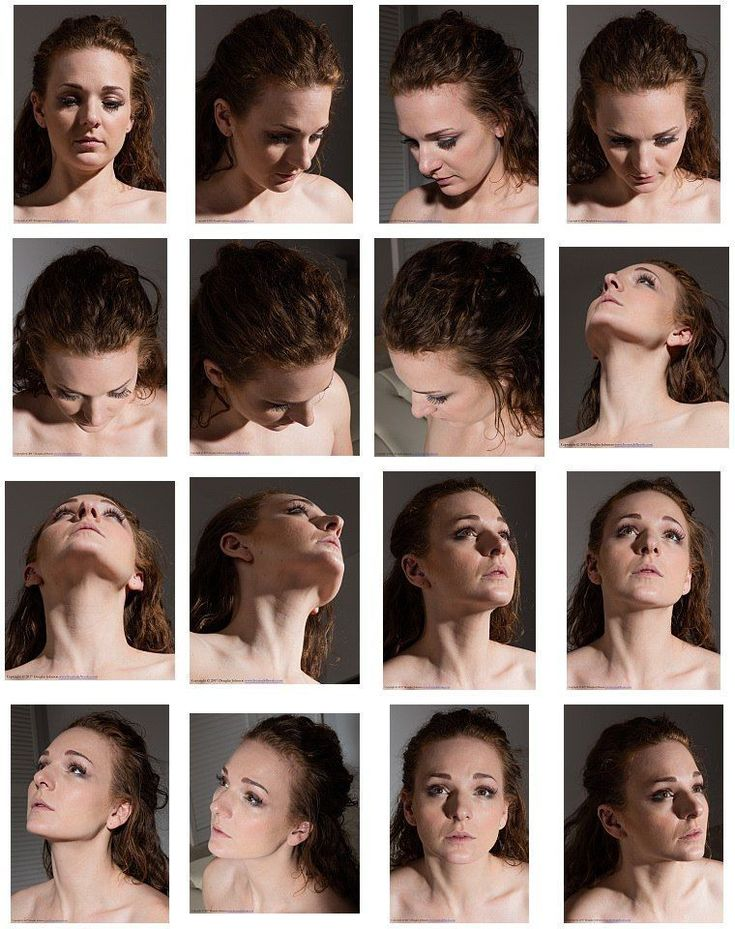
#> input picture CV/test_images/PortraitAngle3.png, 735 x 929 px, given in place of PortraitAngle1.png, which was not available
$ python PortraitAngleTest.py
#> lines starting #> are read from the running program, lines starting #| are printed output that depends on the picture; after the words box and inside, x2 and y2 are one past the last pixel; in counts of white or black regions, pixels touching at a corner belong together; pictures that were not available may be replaced by others from this repository, and a replacement may not be noted
import cv2
import numpy as np


def DisplayHaarCascadeBox(image, object_group):
    for (x, y, w, h) in object_group:
        cv2.rectangle(image, (x, y), (x + w, y + h), (0, 0, 255), 2)

def PortraitAngleTest(filename, image_ratio=.7):
#> called with filename = 'test_images/PortraitAngle1.png', image_ratio = 0.7
    face = cv2.CascadeClassifier("haarcascade_frontalface_default.xml")
    profile = cv2.CascadeClassifier("haarcascade_profileface.xml")
    eye = cv2.CascadeClassifier("haarcascade_eye.xml")

    image_original = cv2.imread(filename)
#> image_original is the input picture: shape (929, 735, 3); mean B, G, R 110.5, 118.1, 136.2
    image_original = cv2.resize(image_original,
                                (0, 0),
                                fx=image_ratio,
                                fy=image_ratio,
                                interpolation=cv2.INTER_NEAREST)
#> image_original: shape (650, 514, 3)

    gray = cv2.cvtColor(image_original, cv2.COLOR_BGR2GRAY)
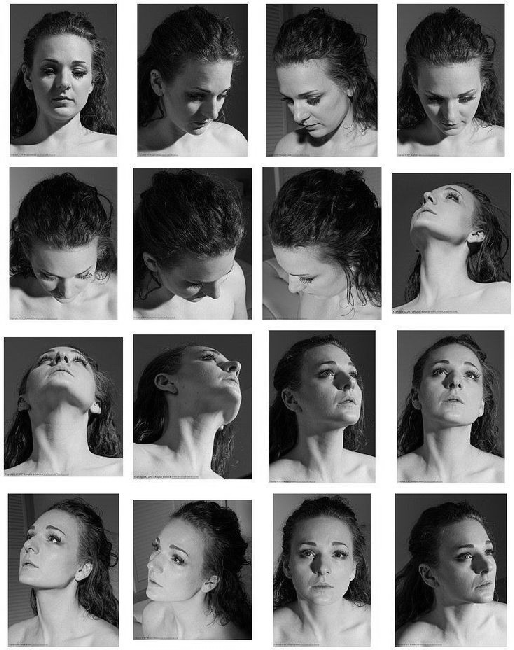
#> gray: shape (650, 514); min 0, max 255, mean 122.4
    image1 = image_original
    faces = face.detectMultiScale(gray, scaleFactor=1.1, minNeighbors=9)
#> faces = [[418, 73, 66, 66], [23, 38, 82, 82], [257, 69, 78, 78], [416, 342, 81, 81], [282, 521, 85, 85]]
    profiles = profile.detectMultiScale(gray, scaleFactor=1.09, minNeighbors=5)
#> profiles = [[39, 36, 78, 78], [6, 497, 95, 95], [119, 507, 117, 117]]
    DisplayHaarCascadeBox(image1, faces)
#> the loop in DisplayHaarCascadeBox, `for (x, y, w, h) in object_group:` made 5 passes

    cv2.imshow(filename, image1)
    cv2.waitKey(0)

    DisplayHaarCascadeBox(image1, profiles)
#> the loop in DisplayHaarCascadeBox (call 2), `for (x, y, w, h) in object_group:` made 3 passes
#> after the loop in DisplayHaarCascadeBox (call 2), `for (x, y, w, h) in object_group:`:
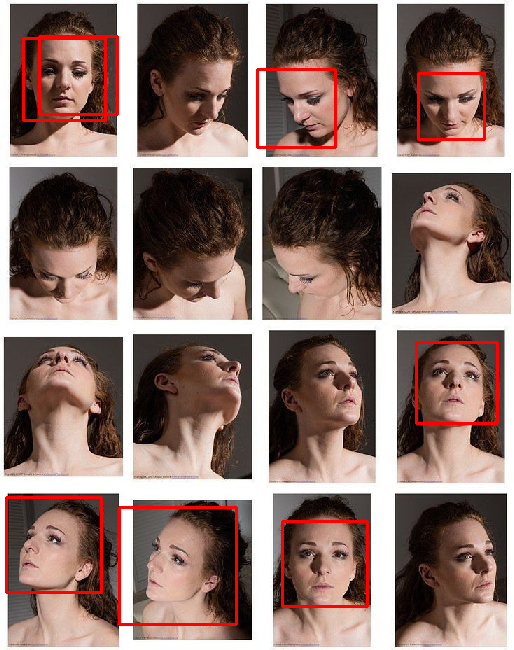
#> image: shape (650, 514, 3); mean B, G, R 108.1, 115.5, 139.3

    cv2.imshow(filename, image1)
    cv2.waitKey(0)

    image2 = image_original
    eyes = eye.detectMultiScale(gray, scaleFactor=1.09, minNeighbors=7)
#> eyes = [[441, 186, 25, 25], [42, 527, 24, 24], [296, 543, 22, 22], [326, 542, 24, 24], [166, 548, 24, 24]]

    DisplayHaarCascadeBox(image2, eyes)
#> after the loop in DisplayHaarCascadeBox (call 3), `for (x, y, w, h) in object_group:`: image: shape (650, 514, 3); 0.42% of pixels changed, all inside (x1, y1, x2, y2) = (41, 185, 468, 574)

    cv2.imshow(filename, image2)
    cv2.waitKey(0)

    cv2.destroyAllWindows()


PortraitAngleTest(filename="test_images/PortraitAngle1.png", image_ratio=.7)
PortraitAngleTest(filename="test_images/PortraitAngle2.png", image_ratio=.9)
#> call 2 of PortraitAngleTest, with filename = 'test_images/PortraitAngle2.png', image_ratio = 0.9
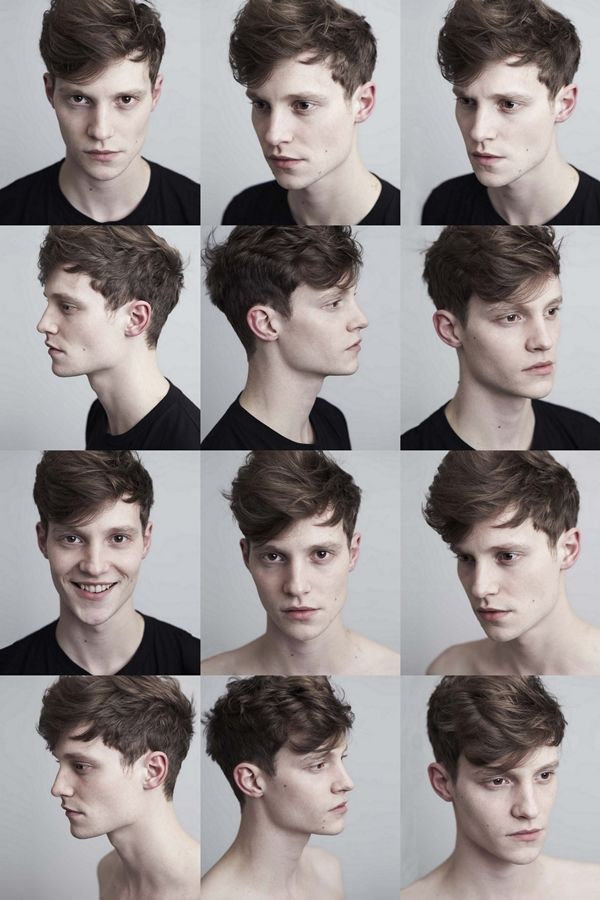
#> input picture CV/test_images/PortraitAngle2.png, 600 x 900 px
#> in PortraitAngleTest, image_original is the input picture: shape (900, 600, 3); mean B, G, R 139, 139.3, 146
#> in PortraitAngleTest (call 2), `image_original = cv2.resize(image_original, (0, 0), fx=image_ratio, fy..`:
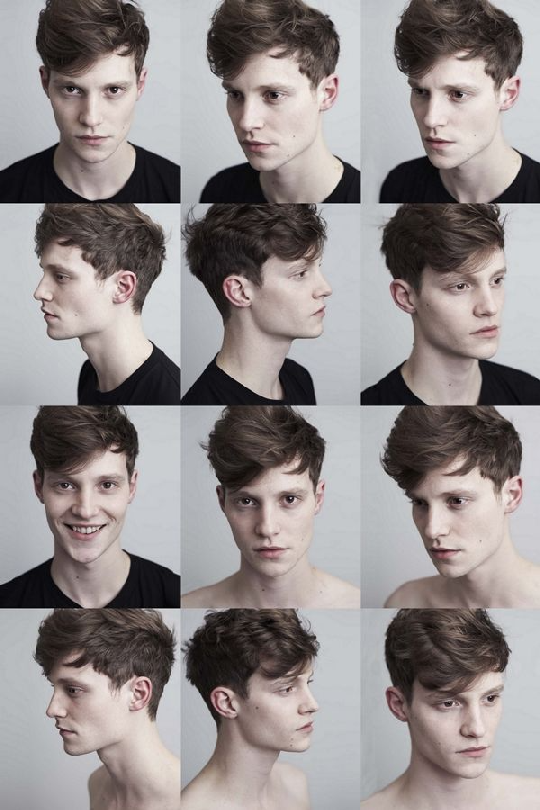
#> image_original: shape (810, 540, 3); mean B, G, R 139, 139.3, 146
#> in PortraitAngleTest (call 2), `faces = face.detectMultiScale(gray, scaleFactor=1.1, minNeighbors=9)`: faces = [[212, 458, 114, 114], [34, 48, 116, 116], [388, 51, 114, 114], [420, 660, 106, 106], [30, 442, 113, 113], [206, 44, 129, 129], [372, 449, 134, 134]]
#> in PortraitAngleTest (call 2), `profiles = profile.detectMultiScale(gray, scaleFactor=1.09, minNeighbo..`: profiles = [[57, 46, 117, 117], [398, 44, 126, 126], [229, 450, 129, 129], [208, 38, 142, 142]]
#> the loop in DisplayHaarCascadeBox (call 4), `for (x, y, w, h) in object_group:` made 7 passes
#> after the loop in DisplayHaarCascadeBox (call 4), `for (x, y, w, h) in object_group:`:
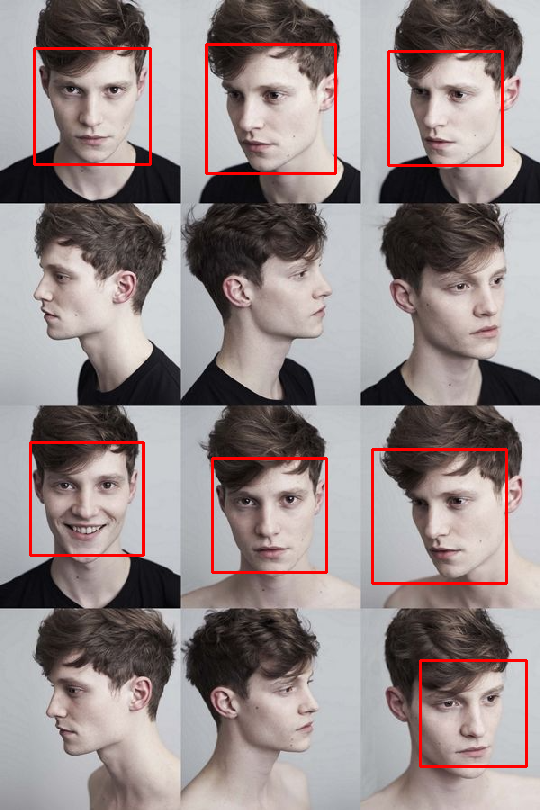
#> image: shape (810, 540, 3); mean B, G, R 135.9, 136.2, 148.5
#> the loop in DisplayHaarCascadeBox (call 5), `for (x, y, w, h) in object_group:` made 4 passes
#> after the loop in DisplayHaarCascadeBox (call 5), `for (x, y, w, h) in object_group:`:
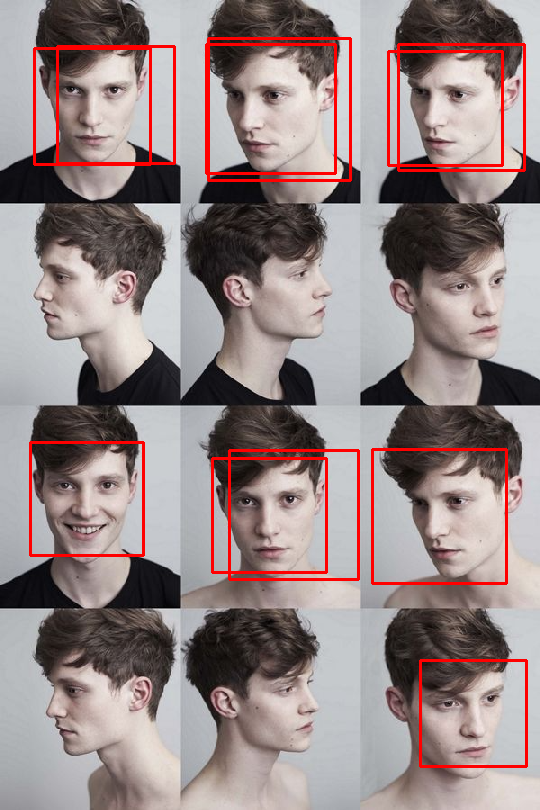
#> image: shape (810, 540, 3); 1.3% of pixels changed, all inside (x1, y1, x2, y2) = (56, 37, 526, 581)
#> in PortraitAngleTest (call 2), `eyes = eye.detectMultiScale(gray, scaleFactor=1.09, minNeighbors=7)`: eyes = 18 rows, first 6: [56, 75, 31, 31], [97, 75, 31, 31], [249, 75, 39, 39], [436, 77, 35, 35], [287, 261, 24, 24], [43, 262, 29, 29]
#> the loop in DisplayHaarCascadeBox (call 6), `for (x, y, w, h) in object_group:` made 18 passes
#> (x, y, w, h) on passes 1 to 12: (56, 75, 31, 31), (97, 75, 31, 31), (249, 75, 39, 39), (436, 77, 35, 35), (287, 261, 24, 24), (43, 262, 29, 29), (484, 268, 25, 25), (90, 469, 31, 31), (54, 472, 28, 28), (270, 482, 35, 35), (233, 488, 27, 27), (429, 478, 44, 44)
#> after the loop in DisplayHaarCascadeBox (call 6), `for (x, y, w, h) in object_group:`:
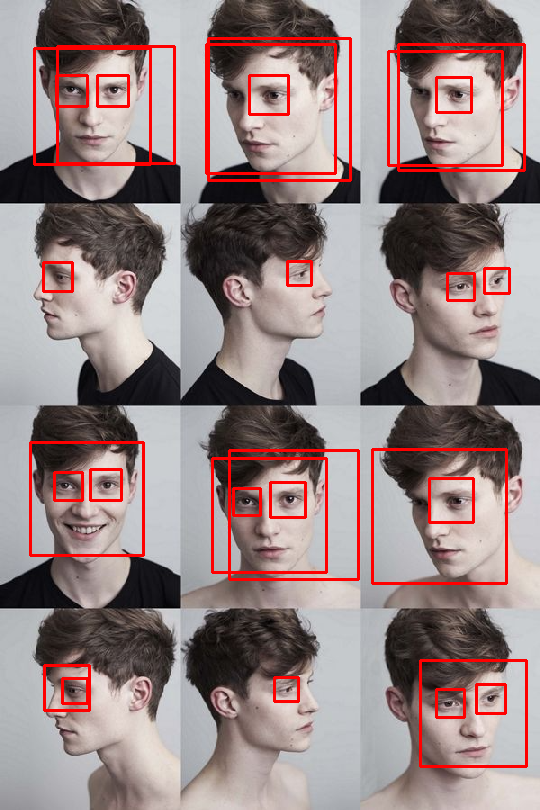
#> image: shape (810, 540, 3); 1.49% of pixels changed, all inside (x1, y1, x2, y2) = (42, 74, 511, 719)
# PortraitAngleTest(filename="PortraitAngle3.png")
